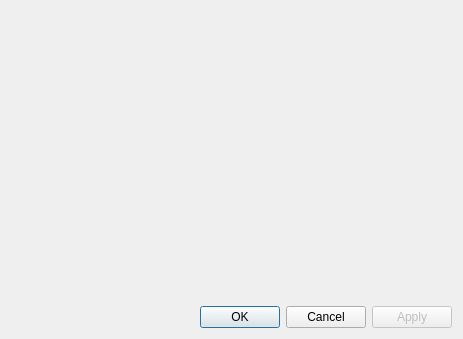
<?xml version="1.0" encoding="UTF-8"?>
<ui version="4.0">
 <class>propertiesDialog</class>
 <widget class="QDialog" name="propertiesDialog">
  <property name="geometry">
   <rect>
    <x>0</x>
    <y>0</y>
    <width>463</width>
    <height>339</height>
   </rect>
  </property>
  <property name="minimumSize">
   <size>
    <width>400</width>
    <height>300</height>
   </size>
  </property>
  <property name="windowTitle">
   <string>Properties</string>
  </property>
  <property name="windowIcon">
   <iconset resource="../../user.qrc">
    <normaloff>:/icons/icons/properties_24.png</normaloff>:/icons/icons/properties_24.png</iconset>
  </property>
  <layout class="QGridLayout" name="gridLayout">
   <item row="0" column="0">
    <widget class="PropertyWidget" name="propertyWidget" native="true">
     <property name="minimumSize">
      <size>
       <width>445</width>
       <height>158</height>
      </size>
     </property>
    </widget>
   </item>
   <item row="1" column="0">
    <layout class="QHBoxLayout">
     <item>
      <widget class="QDialogButtonBox" name="buttonBox">
       <property name="orientation">
        <enum>Qt::Horizontal</enum>
       </property>
       <property name="standardButtons">
        <set>QDialogButtonBox::Cancel|QDialogButtonBox::Ok</set>
       </property>
      </widget>
     </item>
     <item>
      <widget class="QPushButton" name="applyButton">
       <property name="enabled">
        <bool>false</bool>
       </property>
       <property name="text">
        <string>Apply</string>
       </property>
      </widget>
     </item>
    </layout>
   </item>
  </layout>
 </widget>
 <customwidgets>
  <customwidget>
   <class>PropertyWidget</class>
   <extends>QWidget</extends>
   <header>datafinder.gui.user.common.widget.property.main</header>
   <container>1</container>
  </customwidget>
 </customwidgets>
 <resources>
  <include location="../../user.qrc"/>
  <include location="../../user.qrc"/>
 </resources>
 <connections>
  <connection>
   <sender>buttonBox</sender>
   <signal>accepted()</signal>
   <receiver>propertiesDialog</receiver>
   <slot>accept()</slot>
   <hints>
    <hint type="sourcelabel">
     <x>248</x>
     <y>254</y>
    </hint>
    <hint type="destinationlabel">
     <x>157</x>
     <y>274</y>
    </hint>
   </hints>
  </connection>
  <connection>
   <sender>buttonBox</sender>
   <signal>rejected()</signal>
   <receiver>propertiesDialog</receiver>
   <slot>reject()</slot>
   <hints>
    <hint type="sourcelabel">
     <x>316</x>
     <y>260</y>
    </hint>
    <hint type="destinationlabel">
     <x>286</x>
     <y>274</y>
    </hint>
   </hints>
  </connection>
 </connections>
</ui>
